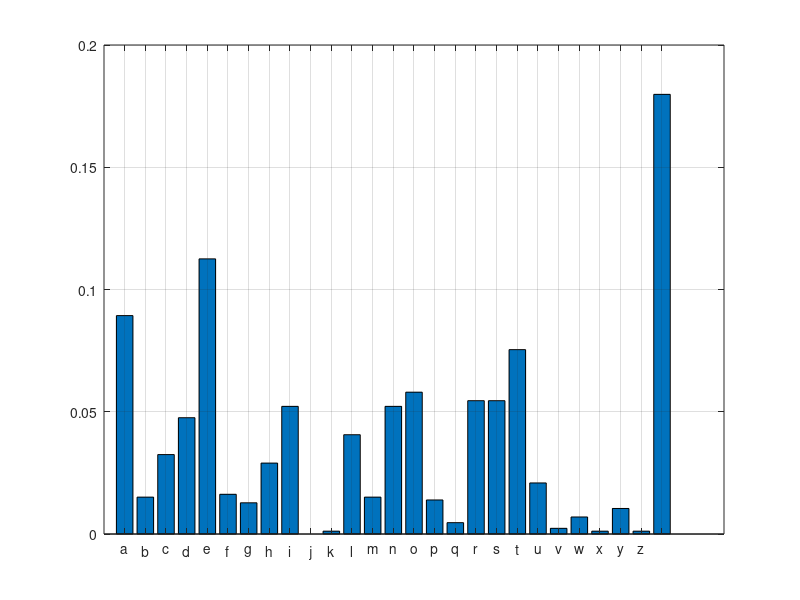

Reproduce this figure in MATLAB. (Note: this script raises an error after producing the figure.)
clear all; close all; clc;

% Άνοιγμα του αρχείου και ανάγνωση του κειμένου
fileID = fopen('text.txt', 'r');
A = fscanf(fileID, '%c');
fclose(fileID);

% Αρχικοποίηση του πίνακα συχνοτήτων
f = zeros(27, 1);
AZ = ['abcdefghijklmnopqrstuvwxyz '];

% Υπολογισμός συχνοτήτων εμφάνισης χαρακτήρων
for i = 1:length(A)
    if A(i) ~= ' '
        idx = double(A(i)) - double('a') + 1;
    else
        idx = 27; % Δείκτης για το κενό
    end
    f(idx) = f(idx) + 1;
end

% Υπολογισμός σχετικών συχνοτήτων
Freq = f / sum(f);

% Γράφημα σχετικών συχνοτήτων
bar(Freq);
xticks(1:27);
xticklabels(cellstr(AZ'));
grid on;

% Υπολογισμός εντροπίας
S = 0;
for i = 1:length(Freq)
    if Freq(i) ~= 0
        S = S - Freq(i) * log2(Freq(i));
    end
end
fprintf('Entropy is %f bps\n', S);

% Δημιουργία του λεξικού Huffman
dict = huffmandict(cellstr(AZ'), Freq);

% Κωδικοποίηση του κειμένου
A = lower(A); % Μετατροπή του κειμένου σε πεζά
code = huffmanenco(cellstr(A')', dict);

% Υπολογισμός της απόδοσης και του πλεονασμού
averageLength = sum(cellfun('length', dict(:,2)) .* Freq);
efficiency = S / averageLength;
redundancy = 1 - efficiency;
fprintf('Average code length: %f bits/symbol\n', averageLength);
fprintf('Efficiency: %f\n', efficiency);
fprintf('Redundancy: %f\n', redundancy);

% Εύρεση των πιο συχνών και πιο σπάνιων χαρακτήρων
[~, mostFrequentIdx] = max(Freq);
[~, leastFrequentIdx] = min(Freq(Freq > 0)); % Αποφυγή μηδενικών συχνοτήτων
fprintf('Most frequent character: %s, Huffman code: %s\n', AZ(mostFrequentIdx), num2str(dict{mostFrequentIdx, 2}));
fprintf('Least frequent character: %s, Huffman code: %s\n', AZ(leastFrequentIdx), num2str(dict{leastFrequentIdx, 2}));
